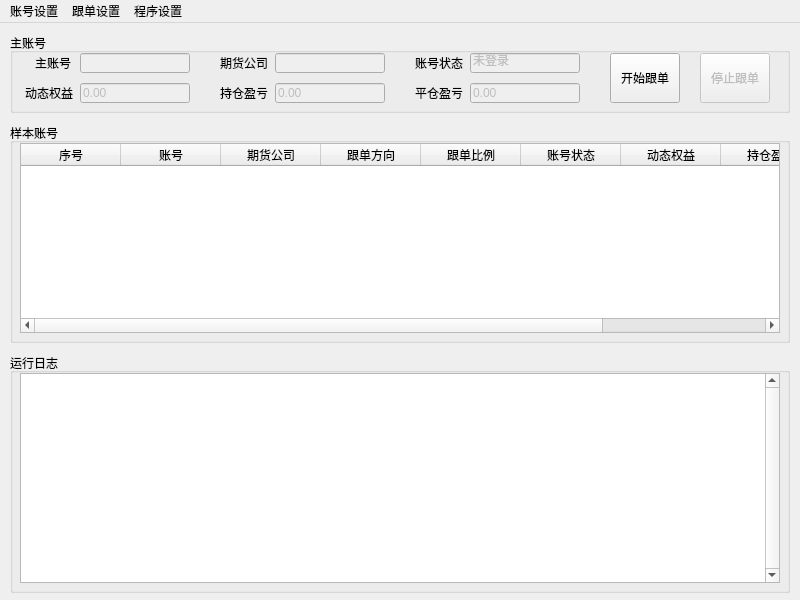
<?xml version="1.0" encoding="UTF-8"?>
<ui version="4.0">
 <class>MainWindowClass</class>
 <widget class="QMainWindow" name="MainWindowClass">
  <property name="geometry">
   <rect>
    <x>0</x>
    <y>0</y>
    <width>800</width>
    <height>600</height>
   </rect>
  </property>
  <property name="windowTitle">
   <string>期货跟单软件</string>
  </property>
  <widget class="QWidget" name="centralWidget">
   <widget class="QGroupBox" name="MainBox">
    <property name="geometry">
     <rect>
      <x>10</x>
      <y>10</y>
      <width>780</width>
      <height>80</height>
     </rect>
    </property>
    <property name="title">
     <string>主账号</string>
    </property>
    <widget class="QLabel" name="label_5">
     <property name="geometry">
      <rect>
       <x>405</x>
       <y>20</y>
       <width>50</width>
       <height>20</height>
      </rect>
     </property>
     <property name="text">
      <string>账号状态</string>
     </property>
     <property name="buddy">
      <cstring>mainStatus</cstring>
     </property>
    </widget>
    <widget class="QLabel" name="label_6">
     <property name="geometry">
      <rect>
       <x>15</x>
       <y>50</y>
       <width>50</width>
       <height>20</height>
      </rect>
     </property>
     <property name="text">
      <string>动态权益</string>
     </property>
     <property name="buddy">
      <cstring>mainBalance</cstring>
     </property>
    </widget>
    <widget class="QLabel" name="label_8">
     <property name="geometry">
      <rect>
       <x>210</x>
       <y>50</y>
       <width>50</width>
       <height>20</height>
      </rect>
     </property>
     <property name="text">
      <string>持仓盈亏</string>
     </property>
     <property name="buddy">
      <cstring>mainPositionProfit</cstring>
     </property>
    </widget>
    <widget class="QLabel" name="label_10">
     <property name="geometry">
      <rect>
       <x>405</x>
       <y>50</y>
       <width>50</width>
       <height>20</height>
      </rect>
     </property>
     <property name="text">
      <string>平仓盈亏</string>
     </property>
     <property name="buddy">
      <cstring>mainCloseProfit</cstring>
     </property>
    </widget>
    <widget class="QLineEdit" name="mainStatus">
     <property name="enabled">
      <bool>false</bool>
     </property>
     <property name="geometry">
      <rect>
       <x>460</x>
       <y>20</y>
       <width>110</width>
       <height>20</height>
      </rect>
     </property>
     <property name="text">
      <string>未登录</string>
     </property>
    </widget>
    <widget class="QLineEdit" name="mainBalance">
     <property name="enabled">
      <bool>false</bool>
     </property>
     <property name="geometry">
      <rect>
       <x>70</x>
       <y>50</y>
       <width>110</width>
       <height>20</height>
      </rect>
     </property>
     <property name="text">
      <string>0.00</string>
     </property>
    </widget>
    <widget class="QLineEdit" name="mainPositionProfit">
     <property name="enabled">
      <bool>false</bool>
     </property>
     <property name="geometry">
      <rect>
       <x>265</x>
       <y>50</y>
       <width>110</width>
       <height>20</height>
      </rect>
     </property>
     <property name="text">
      <string>0.00</string>
     </property>
    </widget>
    <widget class="QLineEdit" name="mainCloseProfit">
     <property name="enabled">
      <bool>false</bool>
     </property>
     <property name="geometry">
      <rect>
       <x>460</x>
       <y>50</y>
       <width>110</width>
       <height>20</height>
      </rect>
     </property>
     <property name="text">
      <string>0.00</string>
     </property>
    </widget>
    <widget class="QPushButton" name="beginFollowBtn">
     <property name="geometry">
      <rect>
       <x>600</x>
       <y>20</y>
       <width>70</width>
       <height>50</height>
      </rect>
     </property>
     <property name="text">
      <string>开始跟单</string>
     </property>
    </widget>
    <widget class="QPushButton" name="stopFollowBtn">
     <property name="enabled">
      <bool>false</bool>
     </property>
     <property name="geometry">
      <rect>
       <x>690</x>
       <y>20</y>
       <width>70</width>
       <height>50</height>
      </rect>
     </property>
     <property name="text">
      <string>停止跟单</string>
     </property>
    </widget>
    <widget class="QLabel" name="label">
     <property name="enabled">
      <bool>true</bool>
     </property>
     <property name="geometry">
      <rect>
       <x>25</x>
       <y>20</y>
       <width>40</width>
       <height>20</height>
      </rect>
     </property>
     <property name="text">
      <string>主账号</string>
     </property>
     <property name="buddy">
      <cstring>mainUsername</cstring>
     </property>
    </widget>
    <widget class="QLineEdit" name="mainUsername">
     <property name="enabled">
      <bool>false</bool>
     </property>
     <property name="geometry">
      <rect>
       <x>70</x>
       <y>20</y>
       <width>110</width>
       <height>20</height>
      </rect>
     </property>
    </widget>
    <widget class="QLabel" name="label_3">
     <property name="geometry">
      <rect>
       <x>210</x>
       <y>20</y>
       <width>50</width>
       <height>20</height>
      </rect>
     </property>
     <property name="text">
      <string>期货公司</string>
     </property>
     <property name="buddy">
      <cstring>mainBrokerName</cstring>
     </property>
    </widget>
    <widget class="QLineEdit" name="mainBrokerName">
     <property name="enabled">
      <bool>false</bool>
     </property>
     <property name="geometry">
      <rect>
       <x>265</x>
       <y>20</y>
       <width>110</width>
       <height>20</height>
      </rect>
     </property>
    </widget>
   </widget>
   <widget class="QGroupBox" name="FollowBox">
    <property name="geometry">
     <rect>
      <x>10</x>
      <y>100</y>
      <width>780</width>
      <height>220</height>
     </rect>
    </property>
    <property name="title">
     <string>样本账号</string>
    </property>
    <widget class="QTableWidget" name="followView">
     <property name="geometry">
      <rect>
       <x>10</x>
       <y>20</y>
       <width>760</width>
       <height>190</height>
      </rect>
     </property>
     <property name="editTriggers">
      <set>QAbstractItemView::NoEditTriggers</set>
     </property>
     <property name="selectionBehavior">
      <enum>QAbstractItemView::SelectRows</enum>
     </property>
     <attribute name="horizontalHeaderHighlightSections">
      <bool>false</bool>
     </attribute>
     <attribute name="verticalHeaderVisible">
      <bool>false</bool>
     </attribute>
     <attribute name="verticalHeaderDefaultSectionSize">
      <number>21</number>
     </attribute>
     <column>
      <property name="text">
       <string>序号</string>
      </property>
     </column>
     <column>
      <property name="text">
       <string>账号</string>
      </property>
     </column>
     <column>
      <property name="text">
       <string>期货公司</string>
      </property>
     </column>
     <column>
      <property name="text">
       <string>跟单方向</string>
      </property>
     </column>
     <column>
      <property name="text">
       <string>跟单比例</string>
      </property>
     </column>
     <column>
      <property name="text">
       <string>账号状态</string>
      </property>
     </column>
     <column>
      <property name="text">
       <string>动态权益</string>
      </property>
     </column>
     <column>
      <property name="text">
       <string>持仓盈亏</string>
      </property>
     </column>
     <column>
      <property name="text">
       <string>平仓盈亏</string>
      </property>
     </column>
    </widget>
   </widget>
   <widget class="QGroupBox" name="ReportBox">
    <property name="geometry">
     <rect>
      <x>10</x>
      <y>330</y>
      <width>780</width>
      <height>240</height>
     </rect>
    </property>
    <property name="title">
     <string>运行日志</string>
    </property>
    <widget class="QTableView" name="eventTable">
     <property name="geometry">
      <rect>
       <x>10</x>
       <y>20</y>
       <width>760</width>
       <height>210</height>
      </rect>
     </property>
     <property name="verticalScrollBarPolicy">
      <enum>Qt::ScrollBarAlwaysOn</enum>
     </property>
     <property name="editTriggers">
      <set>QAbstractItemView::NoEditTriggers</set>
     </property>
     <property name="selectionBehavior">
      <enum>QAbstractItemView::SelectRows</enum>
     </property>
     <property name="sortingEnabled">
      <bool>true</bool>
     </property>
     <attribute name="horizontalHeaderHighlightSections">
      <bool>false</bool>
     </attribute>
     <attribute name="verticalHeaderVisible">
      <bool>false</bool>
     </attribute>
     <attribute name="verticalHeaderDefaultSectionSize">
      <number>21</number>
     </attribute>
    </widget>
   </widget>
  </widget>
  <widget class="QMenuBar" name="menuBar">
   <property name="geometry">
    <rect>
     <x>0</x>
     <y>0</y>
     <width>800</width>
     <height>23</height>
    </rect>
   </property>
   <widget class="QMenu" name="menu">
    <property name="title">
     <string>账号设置</string>
    </property>
    <addaction name="mainSetting"/>
    <addaction name="followSetting"/>
   </widget>
   <widget class="QMenu" name="menu_2">
    <property name="title">
     <string>跟单设置</string>
    </property>
    <addaction name="ruleSetting"/>
   </widget>
   <widget class="QMenu" name="menu_3">
    <property name="title">
     <string>程序设置</string>
    </property>
    <addaction name="programRegister"/>
   </widget>
   <addaction name="menu"/>
   <addaction name="menu_2"/>
   <addaction name="menu_3"/>
  </widget>
  <action name="mainSetting">
   <property name="text">
    <string>主帐号设置</string>
   </property>
  </action>
  <action name="followSetting">
   <property name="text">
    <string>样本账号设置</string>
   </property>
  </action>
  <action name="ruleSetting">
   <property name="text">
    <string>跟单策略设置</string>
   </property>
  </action>
  <action name="programRegister">
   <property name="text">
    <string>程序注册</string>
   </property>
  </action>
 </widget>
 <layoutdefault spacing="6" margin="11"/>
 <resources>
  <include location="mainwindow.qrc"/>
 </resources>
 <connections>
  <connection>
   <sender>beginFollowBtn</sender>
   <signal>clicked()</signal>
   <receiver>MainWindowClass</receiver>
   <slot>beginFollowBtnClicked()</slot>
   <hints>
    <hint type="sourcelabel">
     <x>679</x>
     <y>102</y>
    </hint>
    <hint type="destinationlabel">
     <x>687</x>
     <y>327</y>
    </hint>
   </hints>
  </connection>
  <connection>
   <sender>stopFollowBtn</sender>
   <signal>clicked()</signal>
   <receiver>MainWindowClass</receiver>
   <slot>stopFollowBtnClicked()</slot>
   <hints>
    <hint type="sourcelabel">
     <x>769</x>
     <y>102</y>
    </hint>
    <hint type="destinationlabel">
     <x>785</x>
     <y>328</y>
    </hint>
   </hints>
  </connection>
 </connections>
 <slots>
  <slot>beginFollowBtnClicked()</slot>
  <slot>stopFollowBtnClicked()</slot>
 </slots>
</ui>
